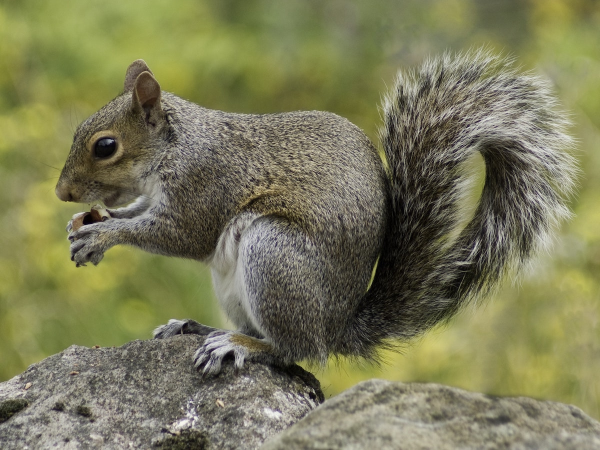
#> input picture data/squirrel.jpg, 1200 x 900 px, found by its file name (shown at 1/2 size)
$ python opencv_course_resizing.py
#> lines starting #> are read from the running program, lines starting #| are printed output that depends on the picture
import os
import cv2

#resizing

img = cv2.imread(os.path.join(".", "data", "squirrel.jpg"))
#> img is the input picture: shape (900, 1200, 3); mean B, G, R 88.6, 122.7, 123.2

#format is width and height
resized_img = cv2.resize(img, (640, 480))
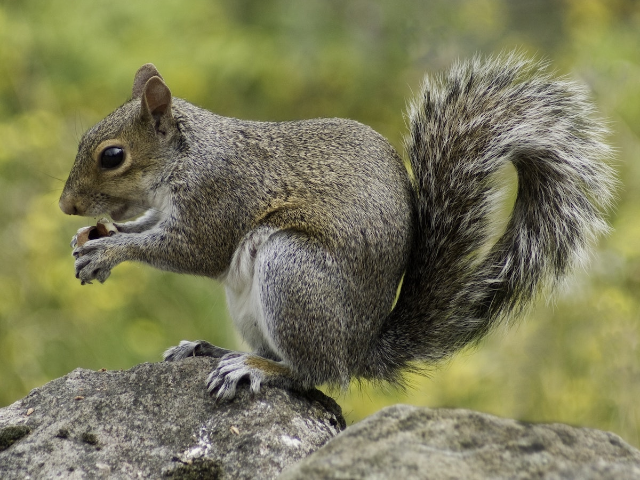
#> resized_img: shape (480, 640, 3); mean B, G, R 88.5, 122.6, 123.1

#prints height and width
print(resized_img.shape)
#| (480, 640, 3)

cv2.imshow('image', resized_img)
cv2.waitKey(0)

$ run again, with data/basketball.png saved as data/squirrel.jpg
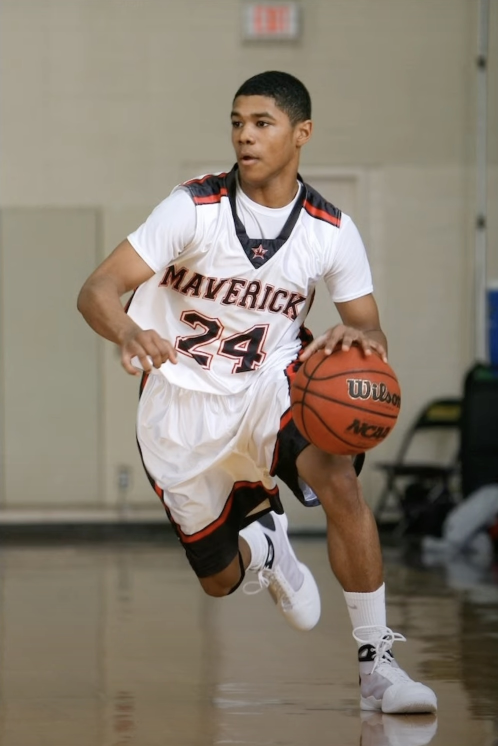
#> input picture data/basketball.png, 996 x 1492 px, found by its file name (shown at 1/2 size)
#> img is the input picture: shape (1492, 996, 3); mean B, G, R 113.9, 127.5, 138
#> `resized_img = cv2.resize(img, (640, 480))`:
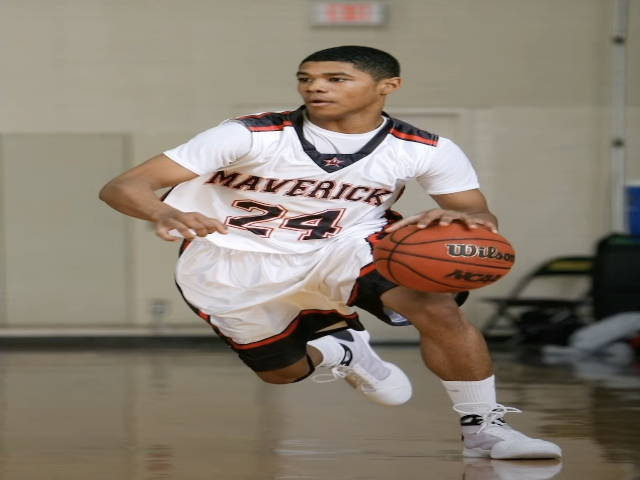
#> resized_img: shape (480, 640, 3); mean B, G, R 113.9, 127.5, 138
#| (480, 640, 3)

$ run again, with data/noise.png saved as data/squirrel.jpg
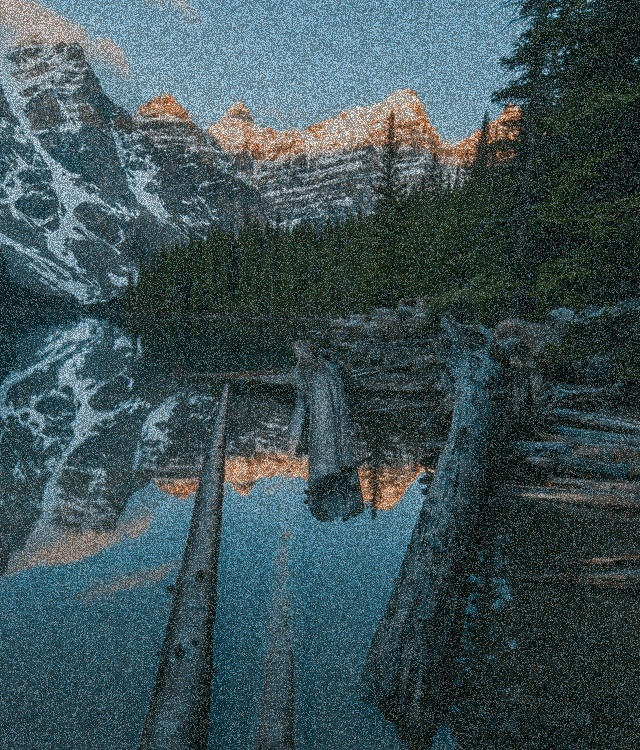
#> input picture data/noise.png, 640 x 750 px, found by its file name
#> img is the input picture: shape (750, 640, 3); mean B, G, R 87, 82.1, 62.1
#> `resized_img = cv2.resize(img, (640, 480))`:
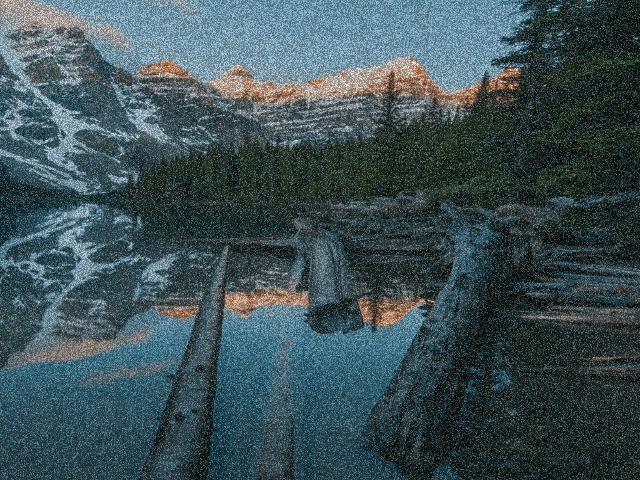
#> resized_img: shape (480, 640, 3); mean B, G, R 86.9, 82, 62
#| (480, 640, 3)

$ run again, with data/writing.png saved as data/squirrel.jpg
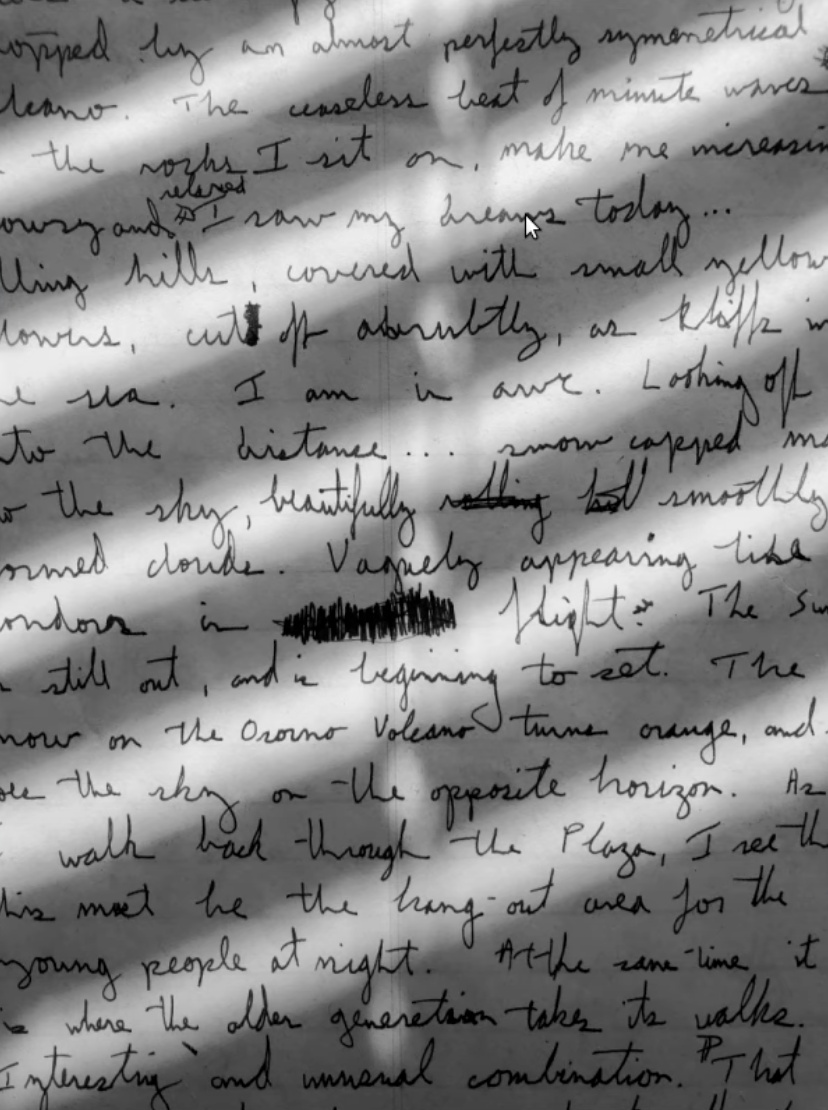
#> input picture data/writing.png, 828 x 1110 px, found by its file name
#> img is the input picture: shape (1110, 828, 3); mean B, G, R 134.4, 134.4, 134.4
#> `resized_img = cv2.resize(img, (640, 480))`:
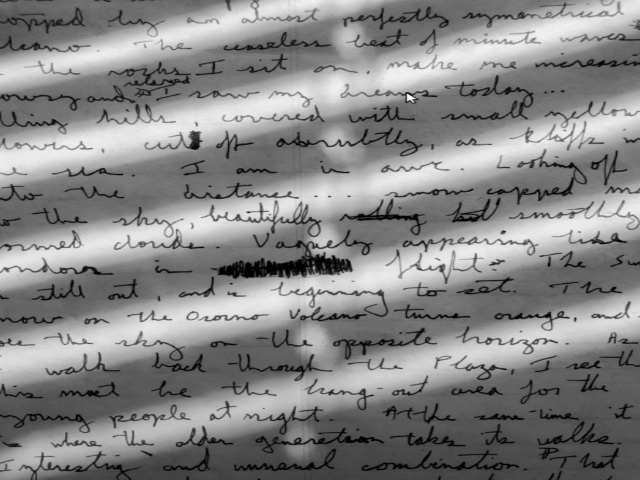
#> resized_img: shape (480, 640, 3); mean B, G, R 134.3, 134.3, 134.3
#| (480, 640, 3)
